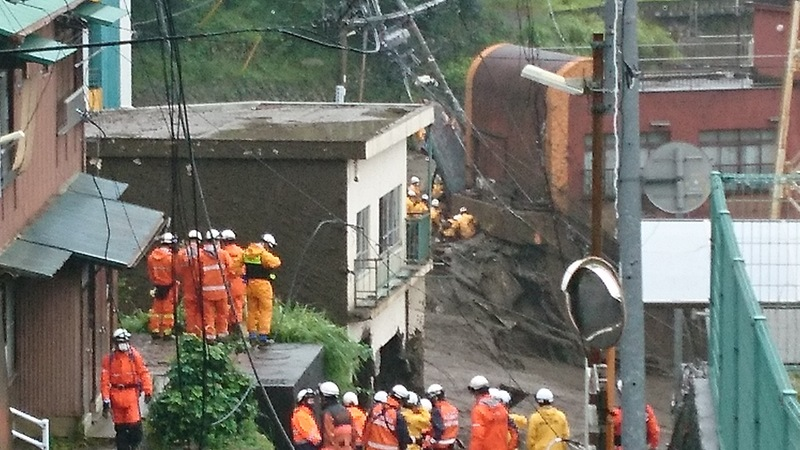
#> input picture backend/src/images/atami.jpg, 800 x 450 px
$ python -i preprocessing.py   (imports and definitions only)
#> lines starting #> are read from the running program, lines starting #| are printed output that depends on the picture
#> further down, picture is the input picture: shape (450, 800, 3); mean B, G, R 105, 113.5, 115.9
import cv2
import numpy as np
import copy

# 画像のトリミングとかできるならここでやる
def preprocessing(img, top=0, bottom=-1, left=0, right=-1):
  h, w, c = img.shape
  if bottom == -1:
    bottom = h
  if right == -1:
    right = w
  # 投入部分をトリミングする方針に変更
  # return crop_img(img)
  return [img[top:bottom, left:right, :]]


def crop_img(img, minDist=30, param1=100, param2=40, minRadius=30, maxRadius=70):
#> called with minDist = 30, param1 = 100, param2 = 40, minRadius = 30, maxRadius = 70
  gray = cv2.cvtColor(img, cv2.COLOR_BGR2GRAY)
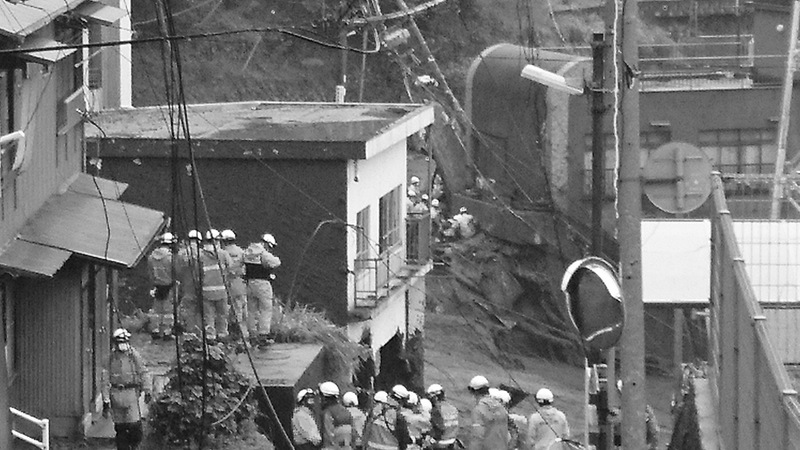
#> gray: shape (450, 800); min 0, max 255, mean 113.3
  gray = cv2.medianBlur(gray, 7)
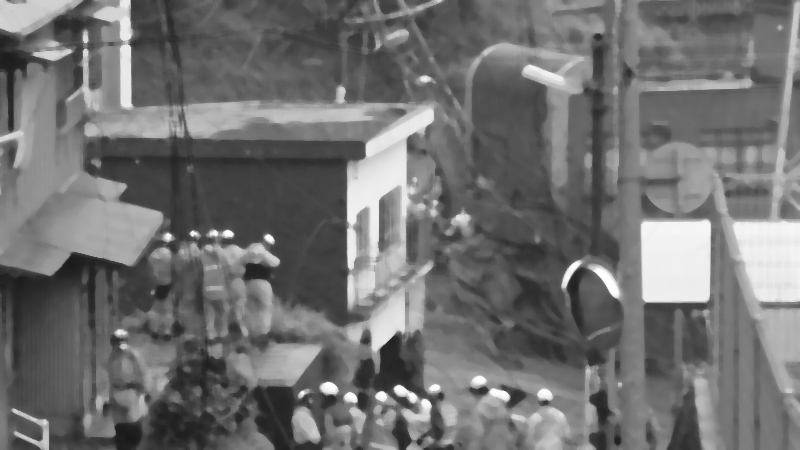
#> gray: shape (450, 800); min 25, max 254, mean 112.8
  circles = cv2.HoughCircles(
    gray,
    cv2.HOUGH_GRADIENT,
    dp=1,
    minDist=minDist,
    param1=param1,
    param2=param2,
    minRadius=minRadius,
    maxRadius=maxRadius
  )
#> circles = [[678.5, 175.5, 37.9]]
  if circles is None:
    return []
  res = []
  circles = np.uint16(np.around(circles))
#> circles = [[678, 176, 38]]
  for circle in circles[0, :]:
    x, y, r = circle
    cropped_img = copy.deepcopy(img[max(int(x) - int(r), 0):min(img.shape[0], x + r), max(int(y) - int(r), 0):min(img.shape[1], y + r), :])
    if len(cropped_img) > 0:
      res.append(cv2.cvtColor(cropped_img, cv2.COLOR_BGR2RGB))
#> this loop made 1 pass
#> after the loop, res = []
  return res

>>> import cv2
>>> picture = cv2.imread('../../../backend/src/images/atami.jpg')
>>> result = crop_img(picture)
#> result = []

$ run again, on backend/src/images/inu.jpg
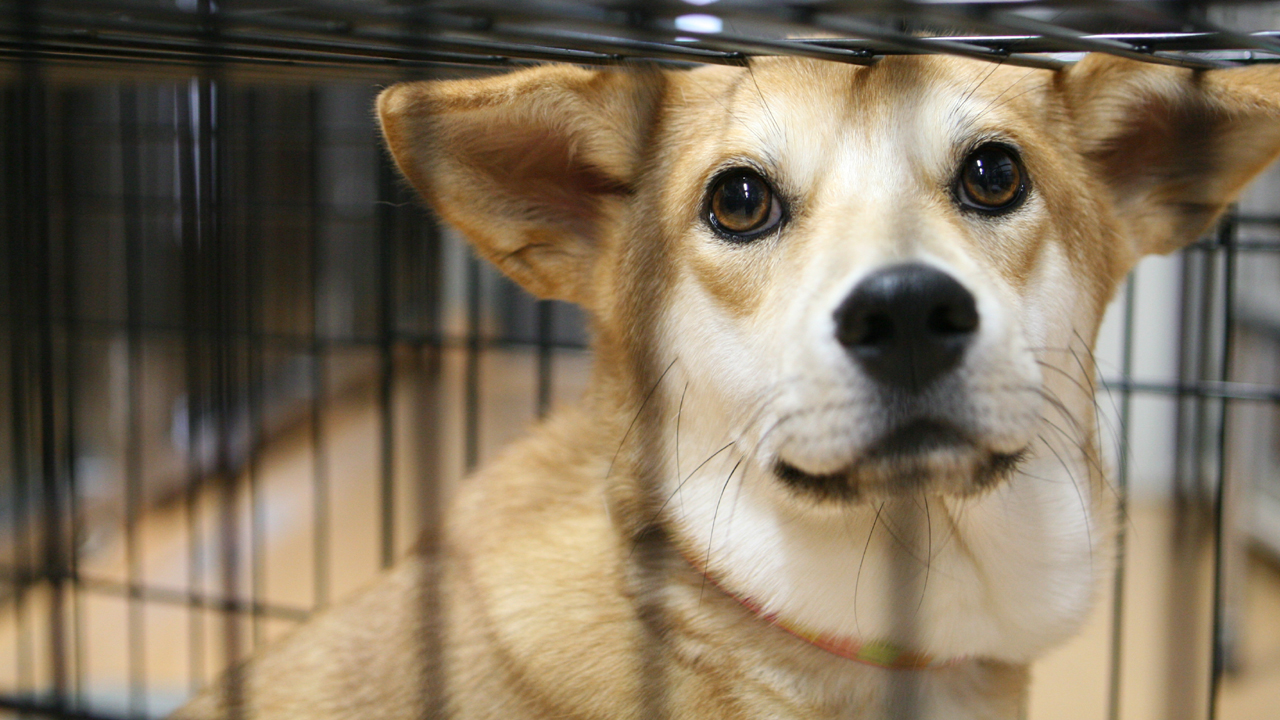
#> input picture backend/src/images/inu.jpg, 1280 x 720 px
#> picture is the input picture: shape (720, 1280, 3); mean B, G, R 93.4, 114.6, 129
#> in crop_img, `gray = cv2.cvtColor(img, cv2.COLOR_BGR2GRAY)`:
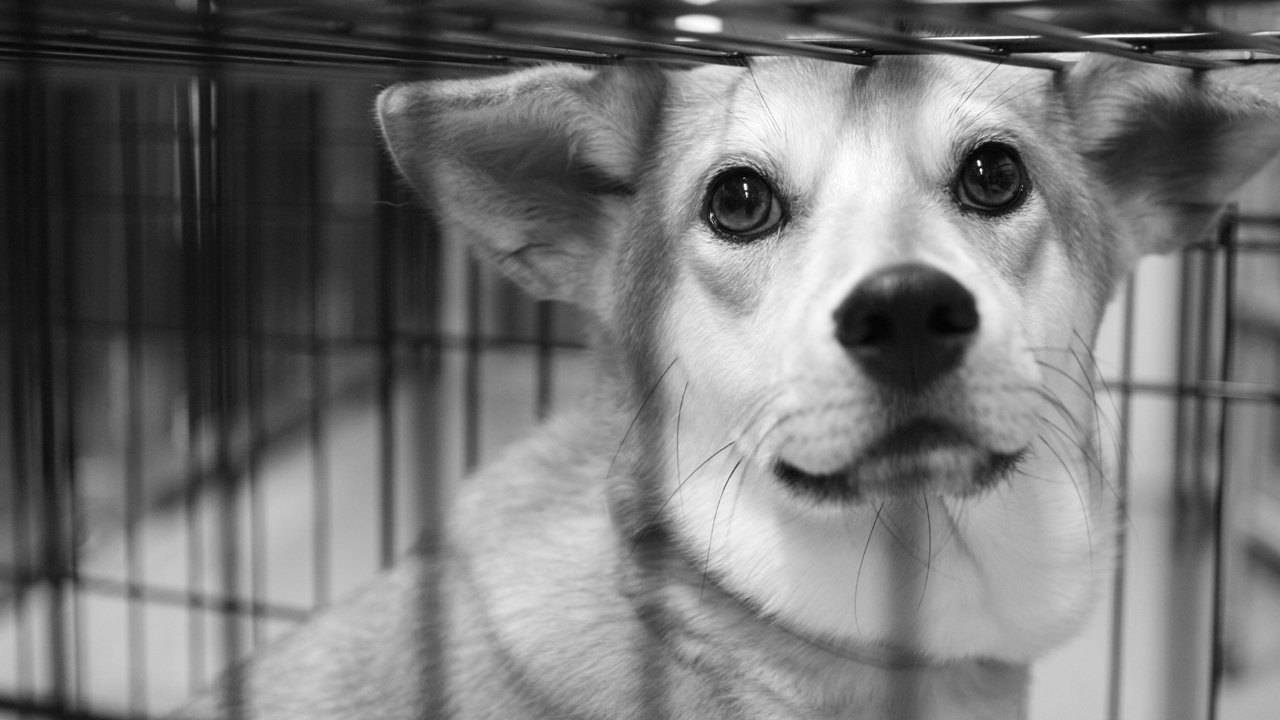
#> gray: shape (720, 1280); min 2, max 255, mean 116.5
#> in crop_img, `circles = cv2.HoughCircles( gray, cv2.HOUGH_GRADIENT, dp=1, minDist=mi..`: circles = [[990.5, 171.5, 45.7], [742.5, 205.5, 40.5]]
#> in crop_img, `circles = np.uint16(np.around(circles))`: circles = [[990, 172, 46], [742, 206, 40]]
#> the loop in crop_img, `for circle in circles[0, :]:` made 2 passes
#> after the loop in crop_img, `for circle in circles[0, :]:`: res = 1 item

$ run again, on backend/src/images/inu1.jpg
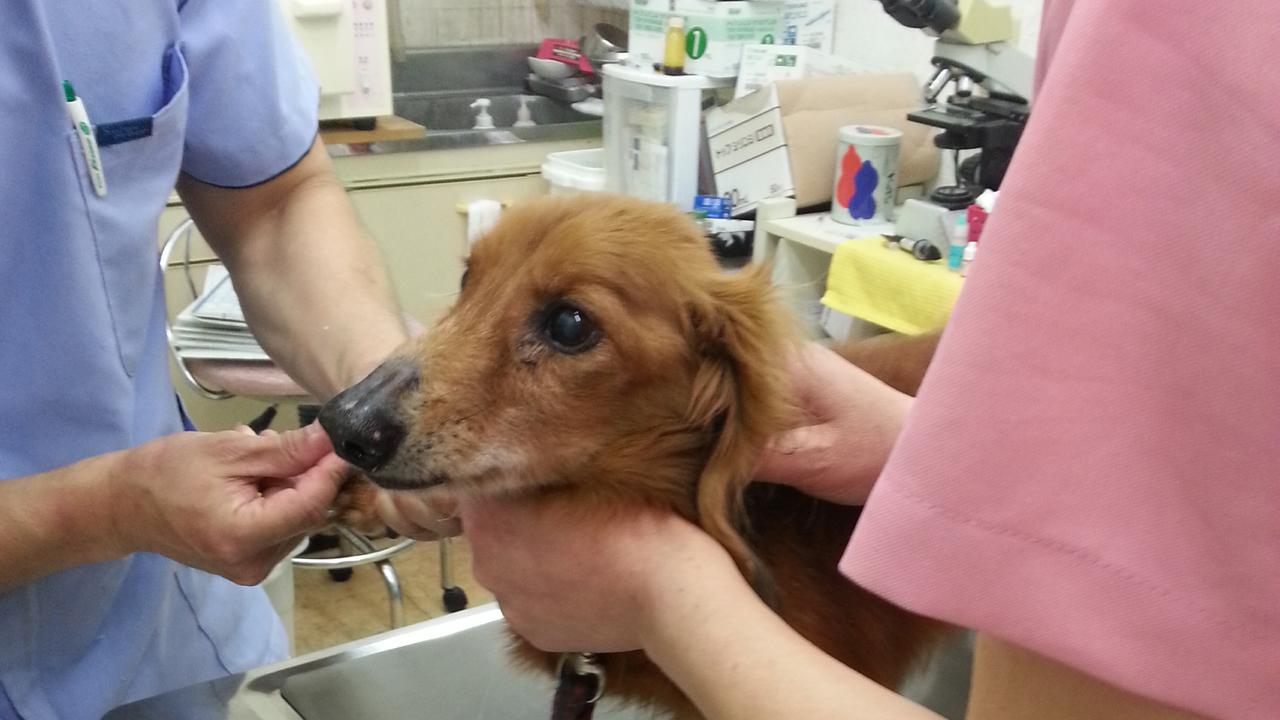
#> input picture backend/src/images/inu1.jpg, 1280 x 720 px
#> picture is the input picture: shape (720, 1280, 3); mean B, G, R 127.5, 131.4, 157
#> in crop_img, `gray = cv2.cvtColor(img, cv2.COLOR_BGR2GRAY)`:
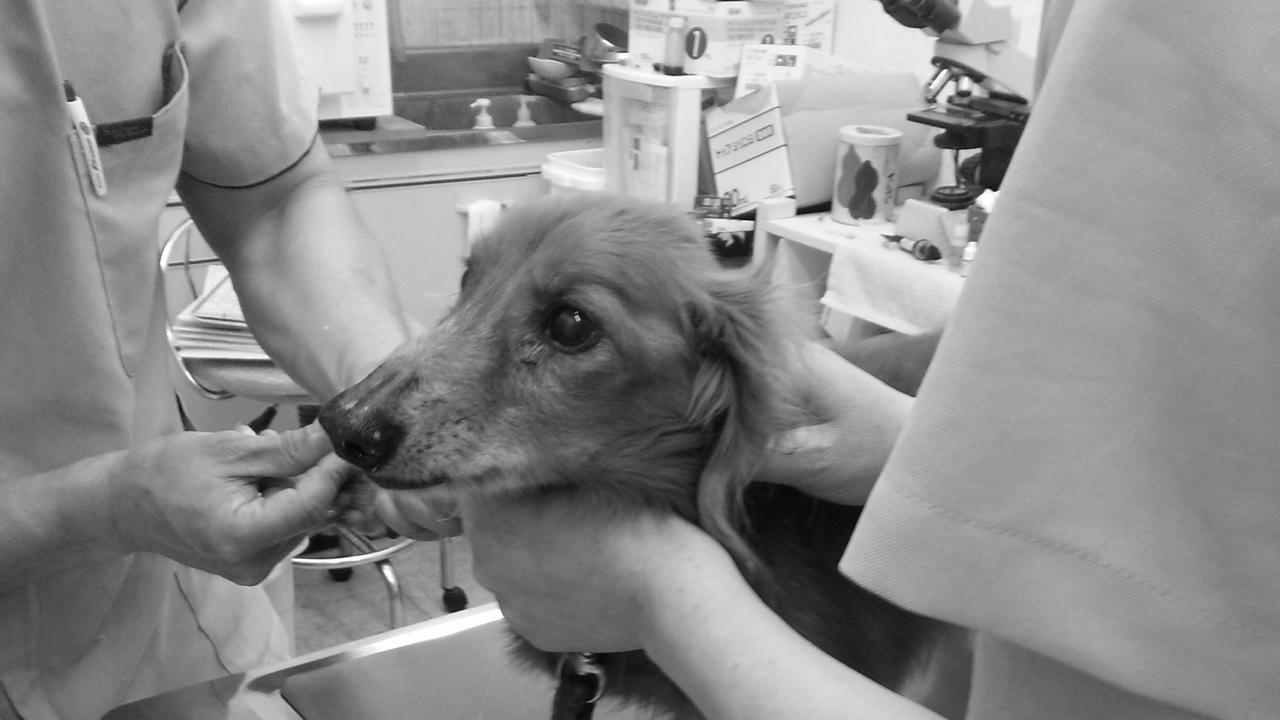
#> gray: shape (720, 1280); min 2, max 255, mean 138.6
#> circles = None
#> result = []

$ run again, on backend/src/images/inu2.jpg
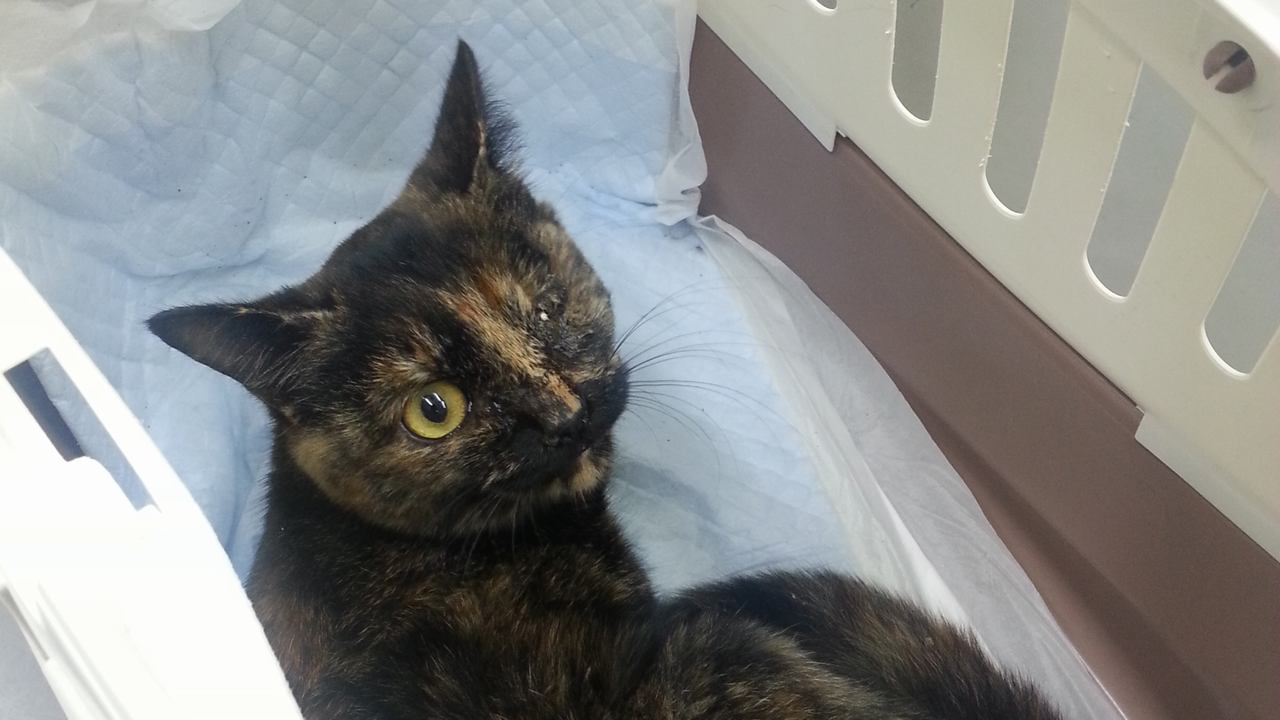
#> input picture backend/src/images/inu2.jpg, 1280 x 720 px
#> picture is the input picture: shape (720, 1280, 3); mean B, G, R 135.1, 135.9, 134.3
#> in crop_img, `gray = cv2.cvtColor(img, cv2.COLOR_BGR2GRAY)`:
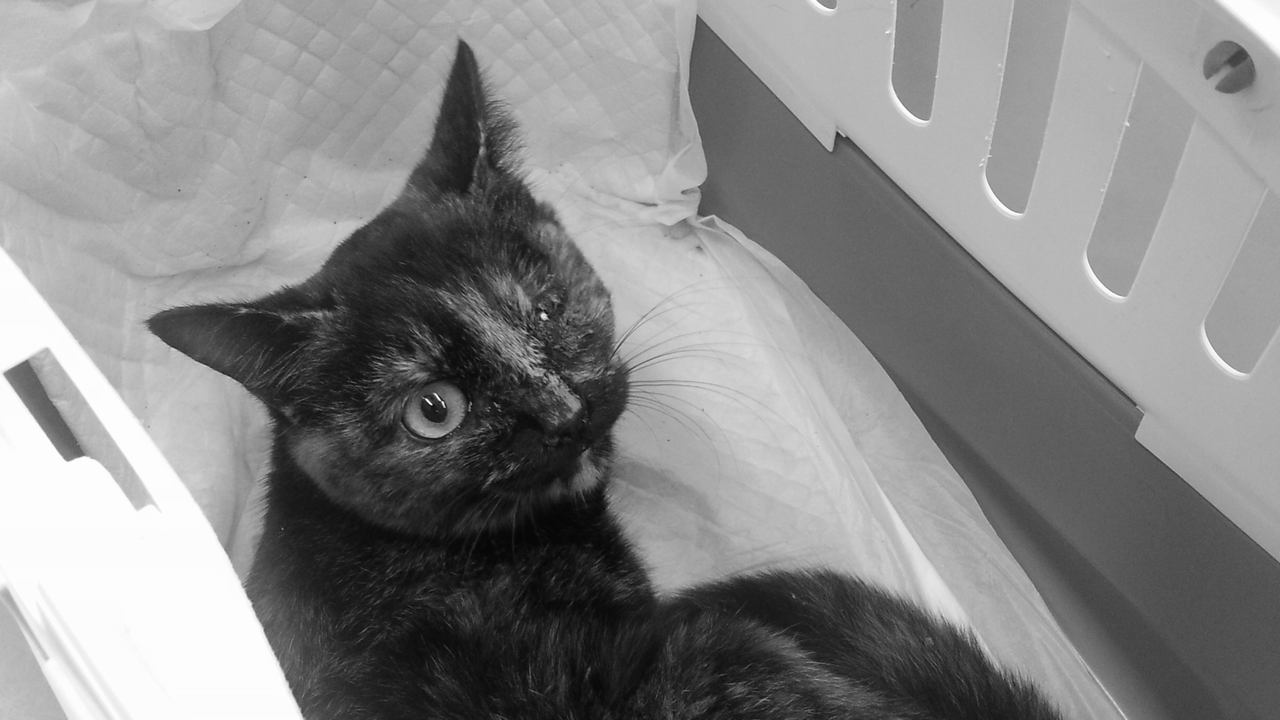
#> gray: shape (720, 1280); min 1, max 255, mean 135.3
#> circles = None
#> result = []
